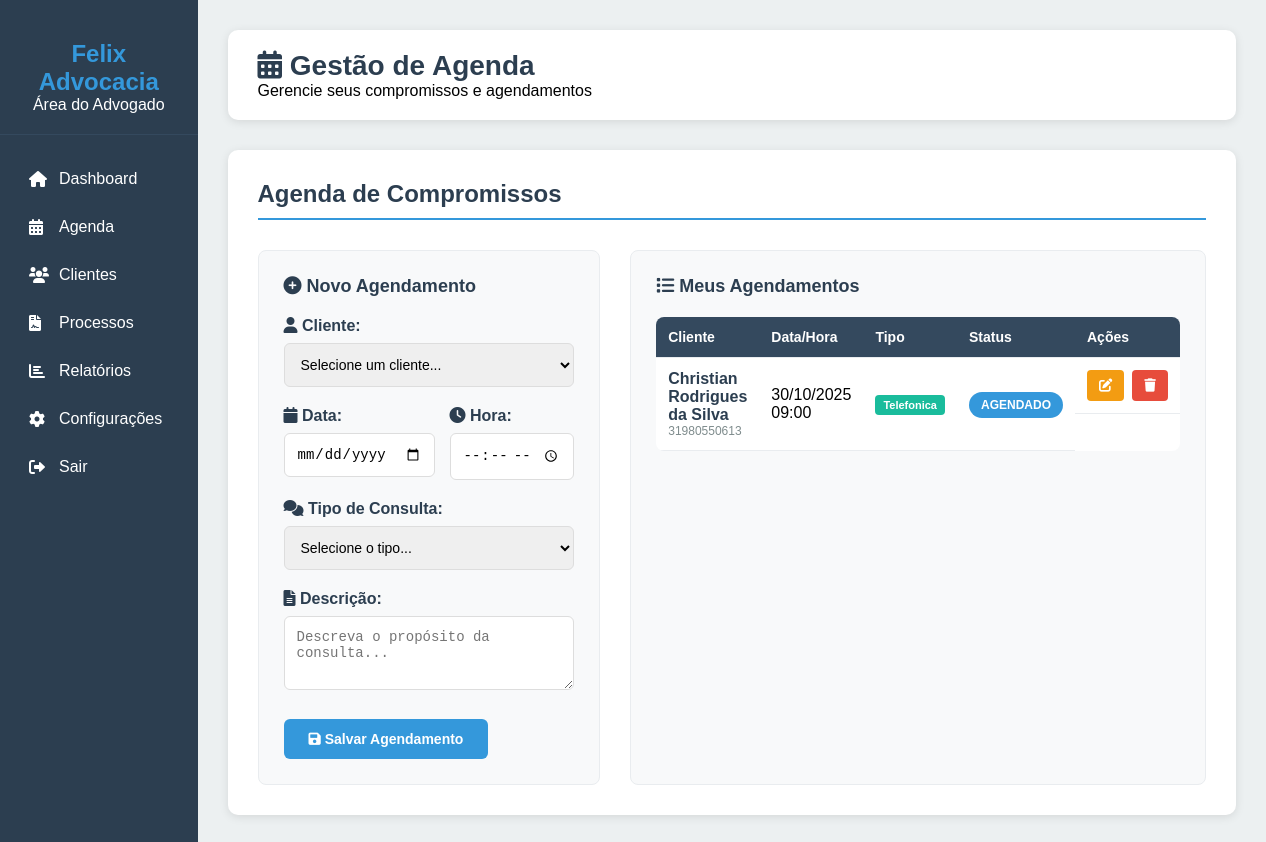
Screenshot of /AdvocaciaFelix/Area_Advogado.php with the database file from the repository.
### tables this page shows
CREATE TABLE IF NOT EXISTS `agendamentos` (
  `id` int NOT NULL AUTO_INCREMENT,
  `cliente_id` int DEFAULT NULL,
  `advogado_id` int DEFAULT NULL,
  `data_agendamento` datetime DEFAULT NULL,
  `tipo_consulta` enum('presencial','online','telefonica') DEFAULT NULL,
  `descricao` text,
  `status` enum('agendado','confirmado','cancelado','concluido') DEFAULT 'agendado',
  `created_at` timestamp NULL DEFAULT CURRENT_TIMESTAMP,
  PRIMARY KEY (`id`),
  KEY `cliente_id` (`cliente_id`),
  KEY `advogado_id` (`advogado_id`)
);

CREATE TABLE IF NOT EXISTS `clientes` (
  `id` int NOT NULL AUTO_INCREMENT,
  `fullName` varchar(255) NOT NULL,
  `birthDate` date NOT NULL,
  `cpf` varchar(14) NOT NULL,
  `city` varchar(100) NOT NULL,
  `phone` varchar(20) NOT NULL,
  `secondaryPhone` varchar(20) DEFAULT NULL,
  `email` varchar(150) NOT NULL,
  `password` varchar(255) NOT NULL,
  `howFound` varchar(50) DEFAULT NULL,
  `newsletter` tinyint(1) DEFAULT '0',
  `created_at` timestamp NULL DEFAULT CURRENT_TIMESTAMP,
  PRIMARY KEY (`id`),
  UNIQUE KEY `cpf` (`cpf`),
  UNIQUE KEY `email` (`email`)
);

### AdvocaciaFelix/Area_Advogado.php (the view, shortened to what this page needs)
<?php
$host = 'localhost';
$usuario = 'root';
$senha = '';
$banco = 'felix_advocacia';
$conn = mysqli_connect($host, $usuario, $senha, $banco);
mysqli_set_charset($conn, 'utf8');
$advogado_id = isset($_SESSION['advogado_id']) ? $_SESSION['advogado_id'] : 1;
$sql_clientes = "SELECT Id, FullName, phone, email FROM Clientes ORDER BY FullName";
$result_clientes = mysqli_query($conn, $sql_clientes);
$clientes = [];
if ($result_clientes && mysqli_num_rows($result_clientes) > 0) {
    $clientes = mysqli_fetch_all($result_clientes, MYSQLI_ASSOC);
} else {
    $erro = "Nenhum cliente cadastrado no sistema. Por favor, cadastre clientes primeiro.";
}
$sql_agendamentos = "SELECT a.*, c.FullName as cliente_nome, c.phone as cliente_telefone, c.email as cliente_email
                     FROM agendamentos a
                     LEFT JOIN Clientes c ON a.cliente_id = c.Id
                     WHERE a.advogado_id = $advogado_id
                     ORDER BY a.data_agendamento DESC";
$result_agendamentos = mysqli_query($conn, $sql_agendamentos);
$agendamentos = [];
if ($result_agendamentos) {
    $agendamentos = mysqli_fetch_all($result_agendamentos, MYSQLI_ASSOC);
}
?>
<!DOCTYPE html>
<html lang="pt-BR">
<head>
    <link rel="stylesheet" href="https://cdnjs.cloudflare.com/ajax/libs/font-awesome/6.0.0/css/all.min.css">
</head>
<body>
    <div class="admin-container">
        <div class="sidebar">
            <div class="logo">
                <h2>Felix Advocacia</h2>
                <p>Área do Advogado</p>
            </div>
            <ul class="nav-links">
                <li><a href="#"><i class="fas fa-home"></i> Dashboard</a></li>
                <li><a href="#" class="active"><i class="fas fa-calendar-alt"></i> Agenda</a></li>
                <li><a href="#"><i class="fas fa-users"></i> Clientes</a></li>
                <li><a href="#"><i class="fas fa-file-contract"></i> Processos</a></li>
                <li><a href="#"><i class="fas fa-chart-bar"></i> Relatórios</a></li>
                <li><a href="#"><i class="fas fa-cog"></i> Configurações</a></li>
                <li><a href="#"><i class="fas fa-sign-out-alt"></i> Sair</a></li>
            </ul>
        </div>
        <div class="main-content">
            <div class="header">
                <h1><i class="fas fa-calendar-alt"></i> Gestão de Agenda</h1>
                <p>Gerencie seus compromissos e agendamentos</p>
            </div>
            <section class="agenda-section">
                <h2 class="section-title">Agenda de Compromissos</h2>
                <div class="agenda-content">
                    <div class="agenda-form">
                        <h3 id="form-title"><i class="fas fa-plus-circle"></i> Novo Agendamento</h3>
                        <form id="form-agendamento" method="POST">
                            <div class="form-group">
                                <label for="cliente_id"><i class="fas fa-user"></i> Cliente:</label>
                                <select id="cliente_id" name="cliente_id" required class="form-control">
                                    <option value="">Selecione um cliente...</option>
                                </select>
                            </div>
                            <div class="form-row">
                                <div class="form-group">
                                    <label for="data_agendamento"><i class="fas fa-calendar"></i> Data:</label>
                                    <input type="date" id="data_agendamento" name="data_agendamento" required class="form-control">
                                </div>
                                <div class="form-group">
                                    <label for="hora_agendamento"><i class="fas fa-clock"></i> Hora:</label>
                                    <input type="time" id="hora_agendamento" name="hora_agendamento" required class="form-control">
                                </div>
                            </div>
                            <div class="form-group">
                                <label for="tipo_consulta"><i class="fas fa-comments"></i> Tipo de Consulta:</label>
                                <select id="tipo_consulta" name="tipo_consulta" required class="form-control">
                                    <option value="">Selecione o tipo...</option>
                                </select>
                            </div>
                            <div class="form-group">
                                <label for="descricao"><i class="fas fa-file-alt"></i> Descrição:</label>
                                <textarea id="descricao" name="descricao" rows="3" placeholder="Descreva o propósito da consulta..." class="form-control"></textarea>
                            </div>
                            <div class="form-buttons">
                                <button type="submit" class="btn btn-primary" <?php echo empty($clientes) ? 'disabled' : ''; ?>>
                                    <i class="fas fa-save"></i> Salvar Agendamento
                                </button>
                            </div>
                        </form>
                    </div>
                    <div class="agenda-list">
                        <h3><i class="fas fa-list"></i> Meus Agendamentos</h3>
                        <?php if (empty($agendamentos)): ?>
                            <p class="no-data">Nenhum agendamento encontrado.</p>
                        <?php else: ?>
                            <div class="table-responsive">
                                <table class="agenda-table">
                                    <thead>
                                        <tr>
                                            <th>Cliente</th>
                                            <th>Data/Hora</th>
                                            <th>Tipo</th>
                                            <th>Status</th>
                                            <th>Ações</th>
                                        </tr>
                                    </thead>
                                    <tbody>
                                        <?php foreach ($agendamentos as $agendamento):
                                            $data_hora = date('d/m/Y H:i', strtotime($agendamento['data_agendamento']));
                                            $status_class = 'status-' . $agendamento['status'];
                                            $tipo_class = 'tipo-' . $agendamento['tipo_consulta'];
                                        ?>
                                        <tr>
                                            <td>
                                                <div class="cliente-info">
                                                    <span class="cliente-nome"><?php echo htmlspecialchars($agendamento['cliente_nome']); ?></span>
                                                    <?php if ($agendamento['cliente_telefone']): ?>
                                                        <span class="cliente-contato"><?php echo htmlspecialchars($agendamento['cliente_telefone']); ?></span>
                                                    <?php endif; ?>
                                                </div>
                                            </td>
                                            <td><?php echo $data_hora; ?></td>
                                            <td><span class="tipo-badge <?php echo $tipo_class; ?>"><?php echo ucfirst($agendamento['tipo_consulta']); ?></span></td>
                                            <td><span class="status-badge <?php echo $status_class; ?>"><?php echo ucfirst($agendamento['status']); ?></span></td>
                                            <td class="actions">
                                                <button class="btn-edit" onclick="editarAgendamento(<?php echo $agendamento['id']; ?>)">
                                                    <i class="fas fa-edit"></i>
                                                </button>
                                                <button class="btn-delete" onclick="excluirAgendamento(<?php echo $agendamento['id']; ?>)">
                                                    <i class="fas fa-trash"></i>
                                                </button>
                                            </td>
                                        </tr>
                                        <?php endforeach; ?>
                                    </tbody>
                                </table>
                            </div>
                        <?php endif; ?>
                    </div>
                </div>
            </section>
        </div>
    </div>
</body>
</html>

### AdvocaciaFelix/Area_Advogado.php (style rules this page uses)
* { margin: 0; padding: 0; box-sizing: border-box; }
body { font-family: 'Arial', sans-serif; background: linear-gradient(135deg, #667eea 0%, #764ba2 100%); min-height: 100vh; }
.admin-container { display: flex; min-height: 100vh; }
.sidebar { width: 250px; background: #2c3e50; color: white; padding: 20px 0; }
.logo { text-align: center; padding: 20px; border-bottom: 1px solid #34495e; }
.logo h2 { color: #3498db; font-size: 24px; }
.nav-links { list-style: none; padding: 20px 0; }
.nav-links li { padding: 15px 25px; border-left: 4px solid transparent; transition: all 0.3s ease; }
.nav-links a { color: white; text-decoration: none; display: flex; align-items: center; gap: 10px; }
.nav-links i { width: 20px; }
.main-content { flex: 1; padding: 30px; background: #ecf0f1; }
.header { background: white; padding: 20px 30px; border-radius: 10px; box-shadow: 0 2px 10px rgba(0,0,0,0.1); margin-bottom: 30px; }
.header h1 { color: #2c3e50; font-size: 28px; }
.agenda-section { background: white; padding: 30px; border-radius: 10px; box-shadow: 0 2px 10px rgba(0,0,0,0.1); }
.section-title { color: #2c3e50; margin-bottom: 30px; font-size: 24px; border-bottom: 2px solid #3498db; padding-bottom: 10px; }
.agenda-content { display: grid; grid-template-columns: 1fr 1fr; gap: 30px; }
.agenda-form, .agenda-list { background: #f8f9fa; padding: 25px; border-radius: 8px; border: 1px solid #e9ecef; }
.agenda-form h3, .agenda-list h3 { color: #2c3e50; margin-bottom: 20px; font-size: 18px; }
.form-row { display: grid; grid-template-columns: 1fr 1fr; gap: 15px; }
.form-group { margin-bottom: 20px; }
.form-group label { display: block; margin-bottom: 8px; font-weight: 600; color: #2c3e50; }
.form-control { width: 100%; padding: 12px; border: 1px solid #ddd; border-radius: 6px; font-size: 14px; transition: border-color 0.3s ease; }
.form-buttons { display: flex; gap: 10px; margin-top: 25px; }
.btn { padding: 12px 25px; border: none; border-radius: 6px; cursor: pointer; font-size: 14px; font-weight: 600; transition: all 0.3s ease; }
.btn-primary { background: #3498db; color: white; }
.agenda-table { width: 100%; border-collapse: collapse; background: white; border-radius: 8px; overflow: hidden; }
.agenda-table th, .agenda-table td { padding: 12px; text-align: left; border-bottom: 1px solid #e9ecef; }
.agenda-table th { background: #34495e; color: white; font-weight: 600; font-size: 14px; }
.cliente-info { display: flex; flex-direction: column; }
.cliente-nome { font-weight: 600; color: #2c3e50; }
.cliente-contato { font-size: 12px; color: #7f8c8d; }
.actions { display: flex; gap: 8px; }
.btn-edit, .btn-delete { padding: 8px 12px; border: none; border-radius: 4px; cursor: pointer; color: white; transition: all 0.3s ease; }
.btn-edit { background: #f39c12; }
.btn-delete { background: #e74c3c; }
.status-badge { padding: 6px 12px; border-radius: 20px; font-size: 12px; font-weight: 600; text-transform: uppercase; }
.status-agendado { background: #3498db; color: white; }
.tipo-badge { padding: 4px 8px; border-radius: 4px; font-size: 11px; font-weight: 600; color: white; }
.tipo-telefonica { background: #1abc9c; }

### rows the page displays
agendamentos: cliente.fullName "Christian Rodrigues da Silva", cliente.phone "31980550613", data_agendamento "30/10/2025 09:00", tipo_consulta "Telefonica", status "AGENDADO"
